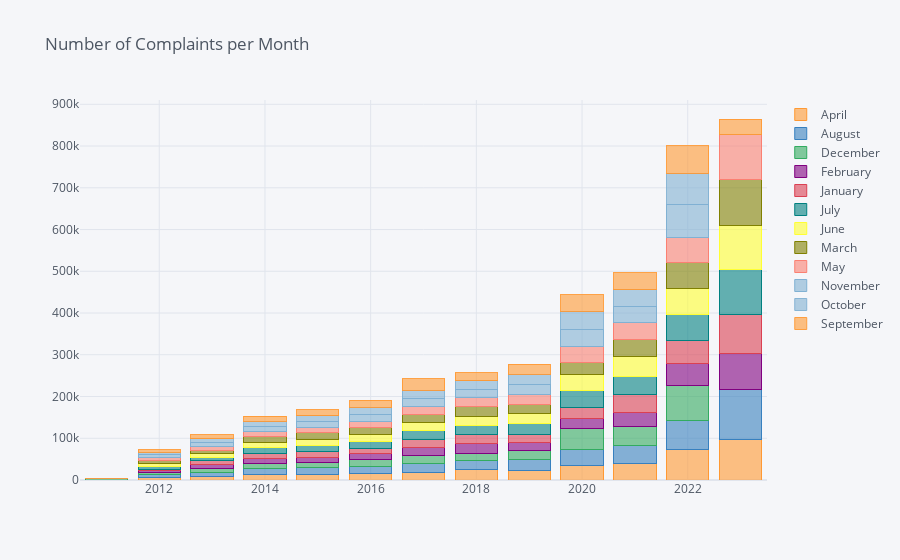

The code cell stored with this chart in its notebook:
### Code cell
pd.crosstab(df['Year'],df['Month']).iplot(kind='bar',barmode='stack',
                                                        title='Number of Complaints per Month')

### Figure 1 — Plotly figure (JSON) as saved in the notebook; plotly's stock layout.template omitted (floating-point values rounded to 4 significant figures)
{"data": [{"marker": {"color": "rgba(255, 153, 51, 0.6)", "line": {"color": "rgba(255, 153, 51, 1.0)", "width": 1}}, "name": "April", "orientation": "v", "text": "", "type": "bar", "x": [2011, 2012, 2013, 2014, 2015, 2016, 2017, 2018, 2019, 2020, 2021, 2022, 2023], "y": [0, 5703, 8632, 13839, 13749, 15607, 18539, 24322, 22910, 34798, 39671, 72251, 97082]}, {"marker": {"color": "rgba(55, 128, 191, 0.6)", "line": {"color": "rgba(55, 128, 191, 1.0)", "width": 1}}, "name": "August", "orientation": "v", "text": "", "type": "bar", "x": [2011, 2012, 2013, 2014, 2015, 2016, 2017, 2018, 2019, 2020, 2021, 2022, 2023], "y": [0, 6877, 9565, 13184, 15766, 17692, 21395, 21716, 26053, 39192, 42591, 69270, 120006]}, {"marker": {"color": "rgba(50, 171, 96, 0.6)", "line": {"color": "rgba(50, 171, 96, 1.0)", "width": 1}}, "name": "December", "orientation": "v", "text": "", "type": "bar", "x": [2011, 2012, 2013, 2014, 2015, 2016, 2017, 2018, 2019, 2020, 2021, 2022, 2023], "y": [2536, 6238, 9474, 11680, 12884, 15336, 19027, 18547, 21698, 48383, 45932, 85156, 0]}, {"marker": {"color": "rgba(128, 0, 128, 0.6)", "line": {"color": "rgba(128, 0, 128, 1.0)", "width": 1}}, "name": "February", "orientation": "v", "text": "", "type": "bar", "x": [2011, 2012, 2013, 2014, 2015, 2016, 2017, 2018, 2019, 2020, 2021, 2022, 2023], "y": [0, 3509, 8349, 13048, 12679, 14139, 18097, 21967, 20198, 25088, 33272, 53198, 86548]}, {"marker": {"color": "rgba(219, 64, 82, 0.6)", "line": {"color": "rgba(219, 64, 82, 1.0)", "width": 1}}, "name": "January", "orientation": "v", "text": "", "type": "bar", "x": [2011, 2012, 2013, 2014, 2015, 2016, 2017, 2018, 2019, 2020, 2021, 2022, 2023], "y": [0, 3230, 9741, 12617, 12626, 13840, 21003, 23641, 18929, 26401, 42486, 53231, 93941]}, {"marker": {"color": "rgba(0, 128, 128, 0.6)", "line": {"color": "rgba(0, 128, 128, 1.0)", "width": 1}}, "name": "July", "orientation": "v", "text": "", "type": "bar", "x": [2011, 2012, 2013, 2014, 2015, 2016, 2017, 2018, 2019, 2020, 2021, 2022, 2023], "y": [0, 6755, 9270, 13407, 15920, 16040, 20426, 20953, 25081, 40654, 45077, 64458, 107651]}, {"marker": {"color": "rgba(255, 255, 51, 0.6)", "line": {"color": "rgba(255, 255, 51, 1.0)", "width": 1}}, "name": "June", "orientation": "v", "text": "", "type": "bar", "x": [2011, 2012, 2013, 2014, 2015, 2016, 2017, 2018, 2019, 2020, 2021, 2022, 2023], "y": [0, 7841, 8035, 12514, 14517, 16061, 18552, 20104, 23346, 37900, 45734, 61889, 104442]}, {"marker": {"color": "rgba(128, 128, 0, 0.6)", "line": {"color": "rgba(128, 128, 0, 1.0)", "width": 1}}, "name": "March", "orientation": "v", "text": "", "type": "bar", "x": [2011, 2012, 2013, 2014, 2015, 2016, 2017, 2018, 2019, 2020, 2021, 2022, 2023], "y": [0, 6230, 8784, 13942, 14510, 16611, 19754, 23632, 23403, 29485, 41177, 61908, 110648]}, {"marker": {"color": "rgba(251, 128, 114, 0.6)", "line": {"color": "rgba(251, 128, 114, 1.0)", "width": 1}}, "name": "May", "orientation": "v", "text": "", "type": "bar", "x": [2011, 2012, 2013, 2014, 2015, 2016, 2017, 2018, 2019, 2020, 2021, 2022, 2023], "y": [0, 7616, 8170, 12164, 13680, 15517, 19291, 22330, 23846, 36991, 41319, 60389, 106208]}, {"marker": {"color": "rgba(128, 177, 211, 0.6)", "line": {"color": "rgba(128, 177, 211, 1.0)", "width": 1}}, "name": "November", "orientation": "v", "text": "", "type": "bar", "x": [2011, 2012, 2013, 2014, 2015, 2016, 2017, 2018, 2019, 2020, 2021, 2022, 2023], "y": [0, 6139, 9318, 11256, 12894, 15202, 18986, 19047, 22643, 41545, 39074, 77044, 0]}, {"marker": {"color": "rgba(128, 177, 211, 0.6)", "line": {"color": "rgba(128, 177, 211, 0.8999999999999999)", "width": 1}}, "name": "October", "orientation": "v", "text": "", "type": "bar", "x": [2011, 2012, 2013, 2014, 2015, 2016, 2017, 2018, 2019, 2020, 2021, 2022, 2023], "y": [0, 6741, 9241, 12898, 14895, 17814, 20449, 21895, 25628, 43982, 39299, 75800, 0]}, {"marker": {"color": "rgba(255, 153, 51, 0.6)", "line": {"color": "rgba(255, 153, 51, 0.8999999999999999)", "width": 1}}, "name": "September", "orientation": "v", "text": "", "type": "bar", "x": [2011, 2012, 2013, 2014, 2015, 2016, 2017, 2018, 2019, 2020, 2021, 2022, 2023], "y": [0, 5493, 9636, 12463, 14333, 17575, 27344, 19069, 23565, 39886, 40377, 65792, 38233]}], "layout": {"barmode": "stack", "legend": {"bgcolor": "#F5F6F9", "font": {"color": "#4D5663"}, "traceorder": "normal"}, "paper_bgcolor": "#F5F6F9", "plot_bgcolor": "#F5F6F9", "title": {"font": {"color": "#4D5663"}, "text": "Number of Complaints per Month"}, "xaxis": {"gridcolor": "#E1E5ED", "showgrid": true, "tickfont": {"color": "#4D5663"}, "title": {"font": {"color": "#4D5663"}, "text": ""}, "zerolinecolor": "#E1E5ED"}, "yaxis": {"gridcolor": "#E1E5ED", "showgrid": true, "tickfont": {"color": "#4D5663"}, "title": {"font": {"color": "#4D5663"}, "text": ""}, "zerolinecolor": "#E1E5ED"}}}
